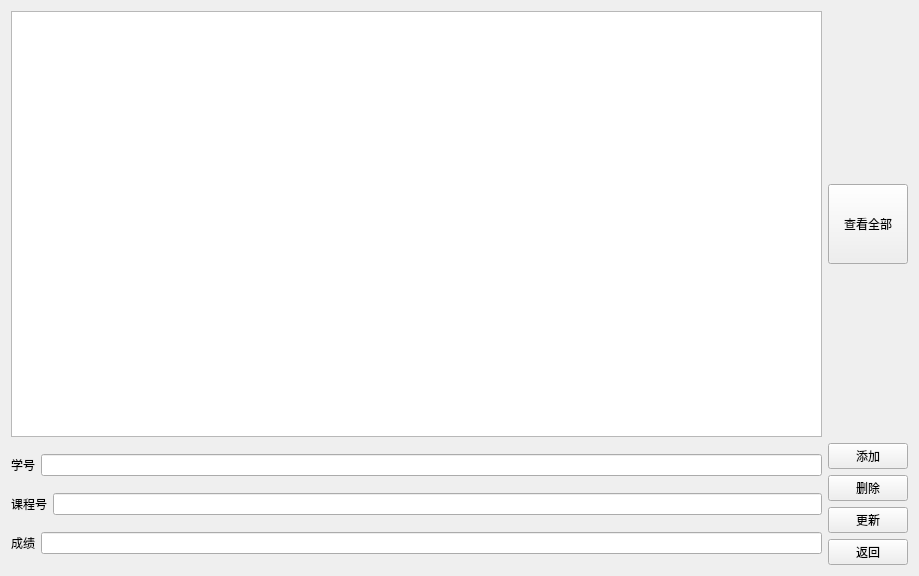
<?xml version="1.0" encoding="UTF-8"?>
<ui version="4.0">
 <class>scoremanage</class>
 <widget class="QWidget" name="scoremanage">
  <property name="geometry">
   <rect>
    <x>0</x>
    <y>0</y>
    <width>919</width>
    <height>576</height>
   </rect>
  </property>
  <property name="windowTitle">
   <string>Form</string>
  </property>
  <layout class="QVBoxLayout" name="verticalLayout_3">
   <item>
    <layout class="QHBoxLayout" name="horizontalLayout_5">
     <item>
      <widget class="QTableWidget" name="tableWidget"/>
     </item>
     <item>
      <widget class="QPushButton" name="seeAllButton">
       <property name="minimumSize">
        <size>
         <width>0</width>
         <height>80</height>
        </size>
       </property>
       <property name="text">
        <string>查看全部</string>
       </property>
      </widget>
     </item>
    </layout>
   </item>
   <item>
    <layout class="QHBoxLayout" name="horizontalLayout_4">
     <item>
      <layout class="QVBoxLayout" name="verticalLayout_2">
       <item>
        <layout class="QHBoxLayout" name="horizontalLayout_3">
         <item>
          <widget class="QLabel" name="label_2">
           <property name="text">
            <string>学号</string>
           </property>
          </widget>
         </item>
         <item>
          <widget class="QLineEdit" name="snoLineEdit"/>
         </item>
        </layout>
       </item>
       <item>
        <layout class="QHBoxLayout" name="horizontalLayout_2">
         <item>
          <widget class="QLabel" name="label_3">
           <property name="text">
            <string>课程号</string>
           </property>
          </widget>
         </item>
         <item>
          <widget class="QLineEdit" name="cnoLineEdit"/>
         </item>
        </layout>
       </item>
       <item>
        <layout class="QHBoxLayout" name="horizontalLayout">
         <item>
          <widget class="QLabel" name="label_4">
           <property name="text">
            <string>成绩</string>
           </property>
          </widget>
         </item>
         <item>
          <widget class="QLineEdit" name="gradeLineEdit"/>
         </item>
        </layout>
       </item>
      </layout>
     </item>
     <item>
      <layout class="QVBoxLayout" name="verticalLayout">
       <item>
        <widget class="QPushButton" name="insertButton">
         <property name="text">
          <string>添加</string>
         </property>
        </widget>
       </item>
       <item>
        <widget class="QPushButton" name="deleteButton">
         <property name="text">
          <string>删除</string>
         </property>
        </widget>
       </item>
       <item>
        <widget class="QPushButton" name="updateButton">
         <property name="text">
          <string>更新</string>
         </property>
        </widget>
       </item>
       <item>
        <widget class="QPushButton" name="backButton">
         <property name="text">
          <string>返回</string>
         </property>
        </widget>
       </item>
      </layout>
     </item>
    </layout>
   </item>
  </layout>
 </widget>
 <resources/>
 <connections/>
</ui>
